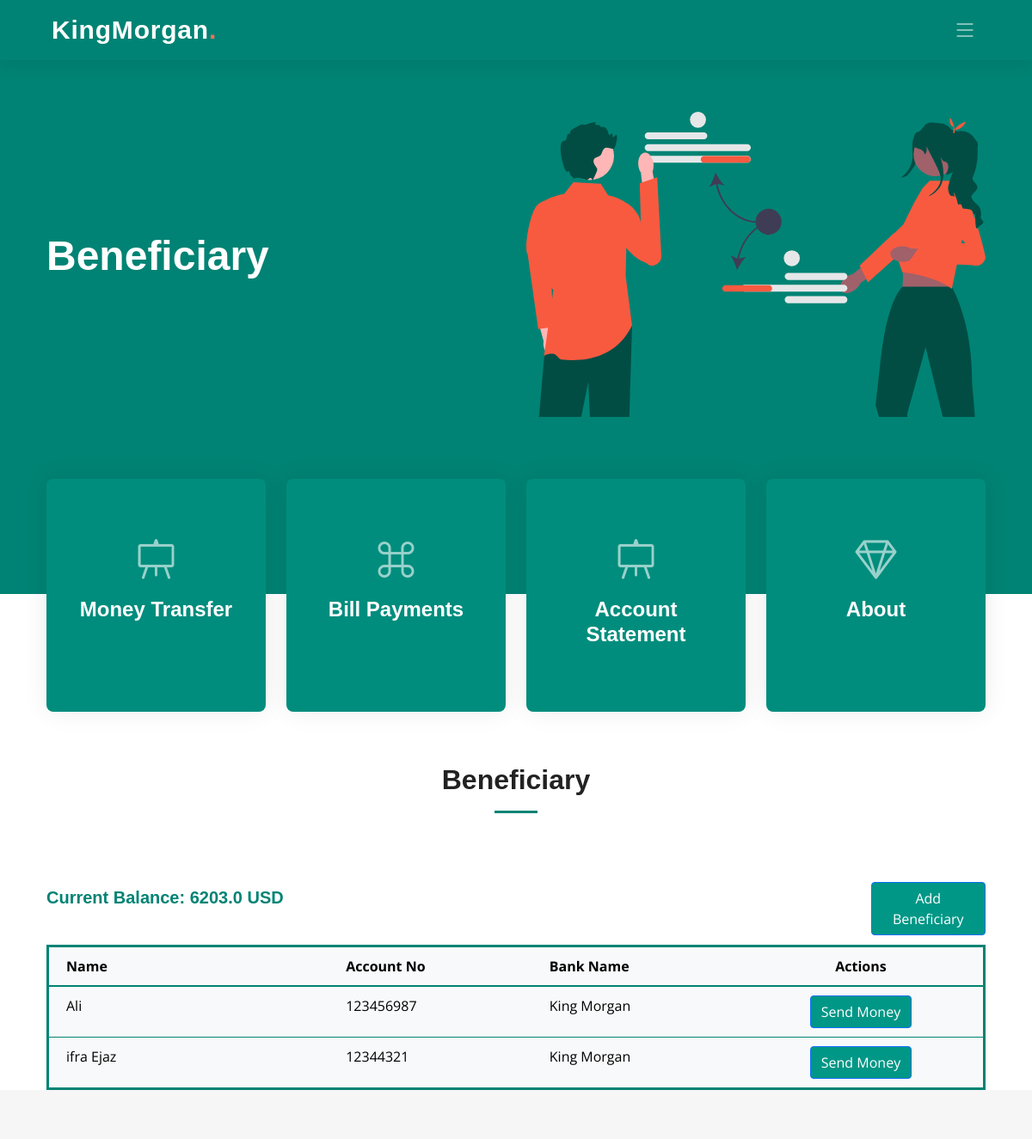
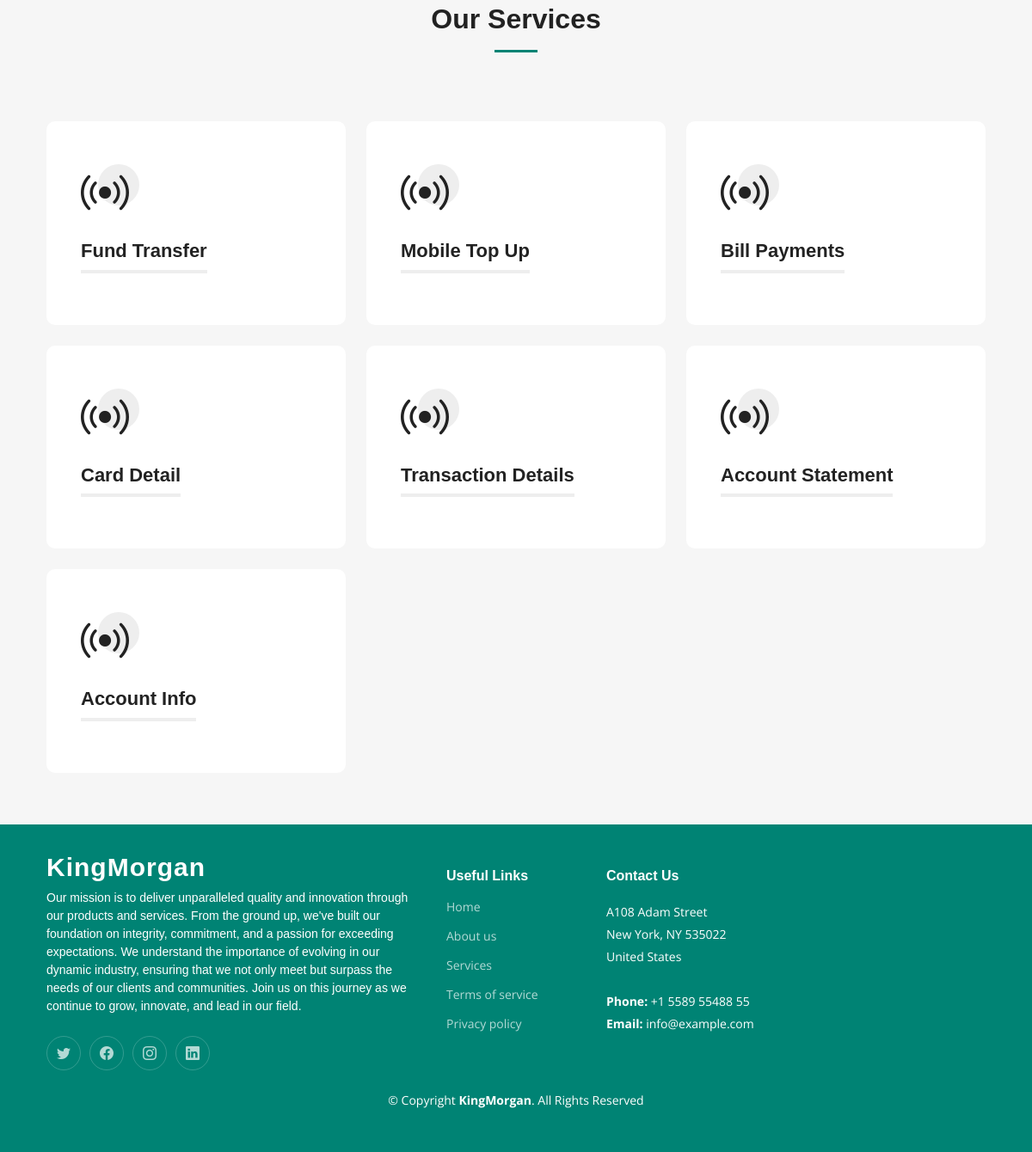
The app's page /beneficiary/ (signed in) with its own data (2 pictures, top to bottom).
### app/models.py (models this page shows)
class Accounts(models.Model):
    SAVING = 'Saving'
    CURRENT = 'Current'
    FIXED_DEPOSIT = 'Fixed Deposit'
    ACCOUNT_TYPE_CHOICES = [
        (SAVING, 'Saving'),
        (CURRENT, 'Current'),
        (FIXED_DEPOSIT, 'Fixed Deposit'),
    ]
    ACTIVE = 'Active'
    INACTIVE = 'Inactive'
    STATUS_CHOICES = [
        (ACTIVE, 'Active'),
        (INACTIVE, 'Inactive'),
    ]
    user = models.ForeignKey(User, on_delete=models.CASCADE)
    account_number = models.CharField(max_length=100, unique=True)
    balance = models.FloatField()
    account_type = models.CharField(max_length=20, choices=ACCOUNT_TYPE_CHOICES, default=CURRENT)
    status = models.CharField(max_length=20, choices=STATUS_CHOICES, default=ACTIVE)
    bank_id = models.ForeignKey('Banks', on_delete=models.CASCADE, default=11)

class Beneficiary(models.Model):
    user = models.ForeignKey(User, on_delete=models.CASCADE)
    account_number = models.CharField(max_length=20, unique=True, default=0)
    name = models.CharField(max_length=100)
    bank = models.ForeignKey(Banks, on_delete=models.CASCADE, default=11)

class Banks(models.Model):
    name = models.CharField(max_length=100)
    swift_code = models.CharField(max_length=20,unique= True)

### app/views.py (the view)
# urls.py: path('beneficiary/', views.beneficiary, name='beneficiary'),
def beneficiary(request):
    user_id = request.session.get('user')
    user = get_object_or_404(User, pk=user_id)
    account = get_object_or_404(Accounts, user_id=user)
    beneficiaries = Beneficiary.objects.filter(user=user).select_related('bank')
    banks = Banks.objects.all()
    print(account.balance)
    return render(request, 'dashboard/beneficiary.html', {
        'beneficiaries': beneficiaries,
        'services': services,
        'banks': banks,
        'account': account
    })

### app/templates/Dashboard/beneficiary.html (shortened to what this page needs)
{% extends 'Dashboard/index.html' %}
{% load static %}
{% block extra_head %}
  <link href="https://cdnjs.cloudflare.com/ajax/libs/font-awesome/5.15.3/css/all.min.css" rel="stylesheet">
{% endblock extra_head %}
{% block hero %}<h2><span>Beneficiary</span></h2>{% endblock hero %}
{% block content %}
<div class="section-header">
  <h2>Beneficiary</h2>
</div>
<div class="container">
    <div class="row">
        <div class="col-6">
            <h5 style="font-weight: bold; font-family: 'Arial', sans-serif; color: #008374; margin-top: 1%;">
                Current Balance: {{ account.balance }} USD
            </h5>
        </div>
        <div class="col-6">
            <a href="#" class="btn btn-primary" style="background-color:#009786; margin-left: 75%; margin-bottom: 2%;" data-bs-toggle="modal" data-bs-target="#addBeneficiaryModal">
                Add Beneficiary
            </a>
        </div>
    </div>
    <div class="row">
        <div class="col-12">
            <table class="table table-borderless table-hover" style="border-collapse: collapse; border: 3px solid #008374; margin-bottom: 0;">
                <thead style="border-bottom: 2px solid #008374; background-color: #f8f9fa;">
                    <tr>
                        <th style="padding: 10px 20px; width: 30%; border-bottom: 1px solid #008374;">Name</th>
                        <th style="padding: 10px 20px; border-bottom: 1px solid #008374;">Account No</th>
                        <th style="padding: 10px 20px; border-bottom: 1px solid #008374;">Bank Name</th>
                        <th style="padding: 10px 20px; border-bottom: 1px solid #008374; text-align: center;">Actions</th>
                    </tr>
                </thead>
                <tbody style="border: 2px solid #008374; background-color: #f8f9fa;">
                    {% for beneficiary in beneficiaries %}
                    <tr style="border-bottom: 1px solid #008374;">
                        <td style="padding: 10px 20px;">{{ beneficiary.name }}</td>
                        <td style="padding: 10px 20px;">{{ beneficiary.account_number }}</td>
                        <td style="padding: 10px 20px;">{{ beneficiary.bank.name }}</td>
                        <td style="padding: 10px 20px; text-align: center;">
                            <a href="{% url 'fundtransfer' %}?name={{ beneficiary.name }}&account={{ beneficiary.account_number }}&bank={{ beneficiary.bank.id }}&balance={{account.balance}}" class="btn btn-primary" style="background-color:#009786;">
                                Send Money
                            </a>
                        </td>
                    </tr>
                    {% endfor %}
                </tbody>
            </table>
        </div>
    </div>
</div>
<section id="services" class="services sections-bg">
  <div class="container" data-aos="fade-up">
    <div class="section-header">
      <h2>Our Services</h2>
    </div>
    <div class="row gy-4" data-aos="fade-up" data-aos-delay="100">
      {% for service in services %}
        <div class="col-lg-4 col-md-6">
          {% if service.url %}
            <a href="{% url service.url %}">
          {% endif %}
          <div class="service-item position-relative">
            <div class="icon">
              <i class="bi {{ service.icon }}"></i>
            </div>
            <h3>{{ service.name }}</h3>
          </div>
          {% if service.url %}
            </a>
          {% endif %}
        </div>
      {% endfor %}
    </div>
  </div>
</section>
{% endblock content %}

### app/static/css/main.css (style rules this page uses)
:root { --font-default: "Open Sans", system-ui, -apple-system, "Segoe UI", Roboto, "Helvetica Neue", Arial, "Noto Sans", "Liberation Sans", sans-serif, "Apple Color Emoji", "Segoe UI Emoji", "Segoe UI Symbol", "Noto Color Emoji"; --font-primary: "Montserrat", sans-serif; --font-secondary: "Poppins", sans-serif; }
:root { --color-default: #222222; --color-primary: #008374; --color-secondary: #f85a40; }
:root { scroll-behavior: smooth; }
body { font-family: var(--font-default); color: var(--color-default); }
a { color: var(--color-primary); text-decoration: none; }
h1, h2, h3, h4, h5, h6 { font-family: var(--font-primary); }
section { padding: 60px 0; overflow: hidden; scroll-margin-top: 70px; overflow: clip; }
.sections-bg { background-color: #f6f6f6; }
.section-header { text-align: center; padding-bottom: 60px; }
.section-header h2 { font-size: 32px; font-weight: 600; margin-bottom: 20px; padding-bottom: 20px; position: relative; }
.section-header h2:after { content: ""; position: absolute; display: block; width: 50px; height: 3px; background: var(--color-primary); left: 0; right: 0; bottom: 0; margin: auto; }
.services { padding: 60px 0; }
.services .service-item { padding: 40px; background: #fff; height: 100%; border-radius: 10px; }
.services .service-item .icon { width: 48px; height: 48px; position: relative; margin-bottom: 50px; }
.services .service-item .icon i { color: var(--color-default); font-size: 56px; transition: ease-in-out 0.3s; z-index: 2; position: relative; }
.services .service-item .icon:before { position: absolute; content: ""; height: 100%; width: 100%; background: #eeeeee; border-radius: 50px; z-index: 1; top: 10px; right: -20px; transition: 0.3s; }
.services .service-item h3 { color: var(--color-default); font-weight: 700; margin: 0 0 20px 0; padding-bottom: 8px; font-size: 22px; position: relative; display: inline-block; border-bottom: 4px solid #eeeeee; transition: 0.3s; }
.hero h2 { font-size: 48px; font-weight: 700; margin-bottom: 20px; color: #fff; }

### records on screen
Accounts: balance "6203.0"
Beneficiary: name "Ali", account_number "123456987", bank.name "King Morgan"
Beneficiary: name "ifra Ejaz", account_number "12344321", bank.name "King Morgan"

### other values on screen
{{ service.name }} "Fund Transfer" "Mobile Top Up" "Bill Payments" "Card Detail" "Transaction Details" "Account Statement" "Account Info"
